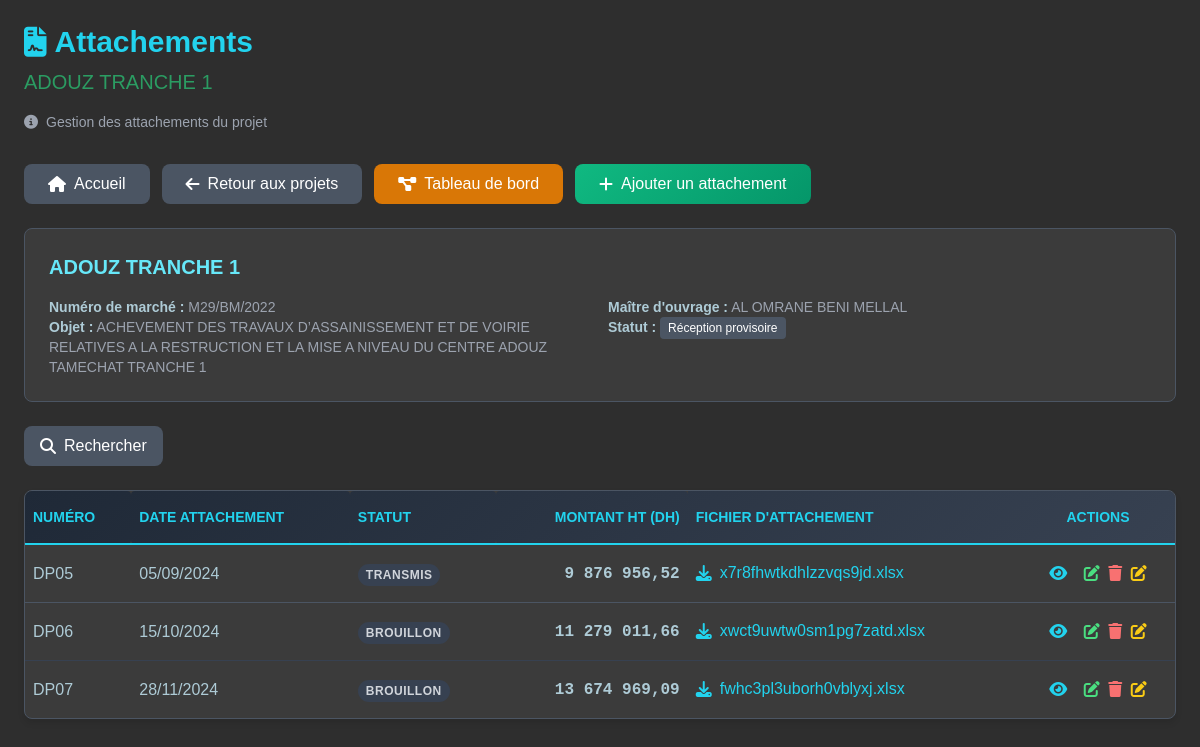
The page /projet/11/attachements/ (signed in) on the database as committed earlier.
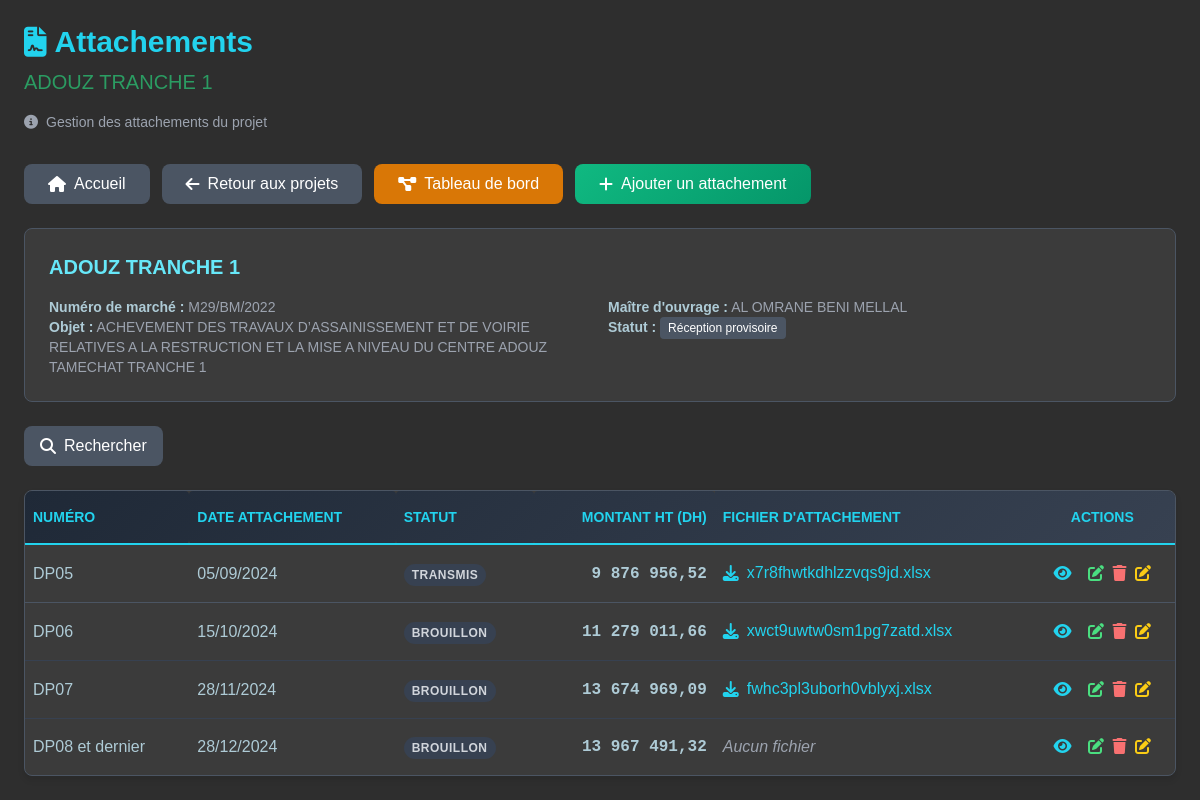
The same page on the database as committed later.
### projets/models.py (models this page shows, shortened)
class Attachement(models.Model):
    STATUT_ATTACHEMENT = [
        ('BROUILLON', 'Brouillon'),
        ('SIGNE', 'Signé'),
        ('TRANSMIS', 'Transmis'),
        ('VALIDE', 'Validé'),
        ('REFUSE', 'Refusé'),
        ('MODIFIE', 'Modifié'),
    ]
    projet = models.ForeignKey('Projet', on_delete=models.CASCADE, related_name='attachements')
    numero = models.CharField(max_length=20, verbose_name="Numéro d'attachement")
    date_etablissement = models.DateField(verbose_name="Date d'établissement")
    date_debut_periode = models.DateField(verbose_name="Date début période")
    date_fin_periode = models.DateField(verbose_name="Date fin période")
    statut = models.CharField(max_length=15, choices=STATUT_ATTACHEMENT, default='BROUILLON')
    observations = models.TextField(blank=True, verbose_name="Observations")
    if getattr(settings, 'USE_CLOUDINARY', False):
        from cloudinary.models import CloudinaryField
        fichier = CloudinaryField('raw', folder='attachements', resource_type='raw', default=None, blank=True, null=True)
    else:
        fichier = models.FileField(upload_to='attachements/%Y/%m/', null=True, blank=True)
    original_filename = models.CharField(max_length=255, blank=True, verbose_name="Nom de fichier original")
    date_creation = models.DateTimeField(auto_now_add=True)
    class Meta:
        verbose_name = "Attachement"
        verbose_name_plural = "Attachements"
        ordering = ['-date_etablissement', '-numero']
    @property
    def get_file_name(self):
        if self.original_filename:
            return self.original_filename
        elif self.fichier:
            if getattr(settings, 'USE_CLOUDINARY', False):
                return self.__str__()
            return os.path.basename(self.fichier.name)
        return ""
    @property
    def total_montant_ht(self):
        return sum(ligne.montant_ligne_realise for ligne in self.lignes_attachement.all())

class LigneAttachement(models.Model):
    attachement = models.ForeignKey('Attachement', on_delete=models.CASCADE, related_name='lignes_attachement')
    ligne_lot = models.ForeignKey('LigneBordereau', on_delete=models.CASCADE, related_name='lignes_attachement')
    numero = models.CharField(_("N°"), max_length=20, null=True, blank=True)
    designation = models.TextField(_("Désignation"))
    unite = models.CharField(_("Unité"), max_length=10, null=True, blank=True)
    quantite_initiale = models.DecimalField(_("Quantité"), max_digits=10, decimal_places=2)
    prix_unitaire = models.DecimalField(_("Prix unitaire (DH)"), max_digits=12, decimal_places=2)
    quantite_realisee = models.DecimalField(max_digits=15, decimal_places=3, default=0, verbose_name="Quantité réalisée")
    quantite_cumulee = models.DecimalField(max_digits=15, decimal_places=3, default=0, verbose_name="Quantité cumulée")
    class Meta:
        verbose_name = "Ligne d'attachement"
        verbose_name_plural = "Lignes d'attachement"
        unique_together = ['attachement', 'ligne_lot']
    @property
    def montant_ligne_realise(self):
        return self.quantite_realisee * self.prix_unitaire

### projets/views/views.py (the view)
# urls.py: path('projet/<int:projet_id>/attachements/', views.liste_attachements, name='liste_attachements'),
@login_required
def liste_attachements(request, projet_id):
    projet = get_object_or_404(Projet, id=projet_id)
    attachements = Attachement.objects.filter(projet=projet).order_by('id')
    context = {
        'projet': projet,
        'attachements': attachements,
    }
    return render(request, 'projets/decomptes/liste_attachements.html', context)

### projets/templatetags/formatters.py (called while the page is built)
@register.filter
def format_quantity(value):
    try:
        number = float(value)
        return f"{number:,.2f}".replace(",", " ").replace(".", ",")
    except (ValueError, TypeError):
        return "0,00"

### projets/templates/projets/decomptes/liste_attachements.html (shortened to what the changed rows need)
<!DOCTYPE html>
<html lang="fr">
<head>
    {% load static %}
    {% load formatters %}
    <link rel="stylesheet" href="https://cdnjs.cloudflare.com/ajax/libs/font-awesome/6.4.0/css/all.min.css" />
    <script src="https://cdn.tailwindcss.com"></script>
</head>
<body class="p-6">
    <div class="max-w-6xl mx-auto">
        <div class="mb-8">
            <h1 class="text-3xl font-bold text-cyan-400 mb-2 flex items-center gap-2">
                <i class="fas fa-file-contract"></i>
                Attachements
            </h1>
            <h2 class="text-xl text-[#2B9C62]">{{ projet.nom }}</h2>
        </div>
        <div class="bg-[#3B3B3B] border border-[#4B5563] rounded-lg p-6 mb-6">
            <h2 class="text-xl font-semibold text-cyan-300 mb-4">{{ projet.nom }}</h2>
        </div>
        <div class="table-container">
            {% if attachements %}
            <div class="overflow-x-auto">
                <table class="min-w-full">
                    <thead class="table-header">
                        <tr>
                            <th class="px-2 py-4 text-left text-cyan-400 font-semibold uppercase text-sm sortable" data-sort="numero">
                                Numéro
                            </th>
                            <th class="px-2 py-4 text-left text-cyan-400 font-semibold uppercase text-sm sortable" data-sort="date">
                                Date Attachement
                            </th>
                            <th class="px-2 py-4 text-left text-cyan-400 font-semibold uppercase text-sm sortable" data-sort="statut">
                                Statut
                            </th>
                            <th class="px-2 py-4 text-right text-cyan-400 font-semibold uppercase text-sm sortable" data-sort="montant">
                                Montant HT (DH)
                            </th>
                            <th class="px-2 py-4 text-left text-cyan-400 font-semibold uppercase text-sm">
                                Fichier d'attachement
                            </th>
                            <th class="px-2 py-4 text-center text-cyan-400 font-semibold uppercase text-sm">
                                Actions
                            </th>
                        </tr>
                    </thead>
                    <tbody class="divide-y divide-gray-700">
                        {% for attachement in attachements %}
                        <tr class="table-row text-[#AECBD6]">
                            <td class="px-2 py-4 whitespace-nowrap font-medium">
                                {{ attachement.numero }}
                            </td>
                            <td class="px-2 py-4 whitespace-nowrap">
                                {{ attachement.date_fin_periode|date:"d/m/Y" }}
                            </td>
                            <td class="px-2 py-4 whitespace-nowrap">
                                <span class="statut-badge
                                    {% if attachement.statut == 'Validé' %}bg-green-900 text-green-300
                                    {% elif attachement.statut == 'En attente' %}bg-yellow-900 text-yellow-300
                                    {% elif attachement.statut == 'Rejeté' %}bg-red-900 text-red-300
                                    {% else %}bg-gray-700 text-gray-300{% endif %}">
                                    {{ attachement.statut }}
                                </span>
                            </td>
                            <td class="px-2 py-4 whitespace-nowrap montant-cell">
                                {{ attachement.total_montant_ht|format_quantity }}
                            </td>
                            <td class="px-2 py-4">
                                {% if attachement.fichier %}
                                <a href="{% url 'projets:download_document' 'Attachement' attachement.id %}?download=true"
                                class="text-cyan-400 hover:text-cyan-300 transition inline-flex items-center"
                                target="_blank">
                                    <i class="fa-solid fa-download mr-2"></i>
                                        <span class="truncate overflow-ellipsis overflow-hidden">
                                            {{ attachement.get_file_name }}
                                        </span>
                                </a>
                                {% else %}
                                    <span class="text-gray-400 italic">Aucun fichier</span>
                                {% endif %}
                            </td>
                            <td class="px-2 py-4 text-center space-x-1">
                                <a href="{% url 'projets:detail_attachement' attachement.id %}"
                                class="mr-2 text-cyan-400 hover:text-cyan-300 transition inline-flex items-center"
                                title="Voir le detail de cet attachement">
                                    <i class="fa-solid fa-eye"></i>
                                </a>
                                <a href="{% url 'projets:modifier_attachement' attachement.id %}"
                                   class="mr-1 text-green-400 hover:text-green-300 transition inline-flex items-center"
                                   title="Modifier cet attachement">
                                    <i class="fa-solid fa-edit"></i>
                                </a>
                                <button onclick="openDeleteModal({{ attachement.id }}, '{{ attachement.numero }}')"
                                      class="mr-1 text-red-400 hover:text-red-300 transition inline-flex items-center"
                                        title="Supprimer cet attachement">
                                    <i class="fa-solid fa-trash"></i>
                                </button>
                                {% if attachement.decompte %}
                                <a href="{% url 'projets:liste_decomptes' projet.id %}?from_attachements=true&attachement_id={{ attachement.id }}&action=modifier&modifier={{ attachement.decompte.id }}"
                                    class="mr-1 text-yellow-400 hover:text-yellow-300 transition inline-flex items-center"
                                    title="Modifier le décompte">
                                    <i class="fa-solid fa-edit"></i>
                                </a>
                                {% endif %}
                            </td>
                        </tr>
                        {% endfor %}
                    </tbody>
                </table>
            </div>
            {% endif %}
        </div>
    </div>
</body>
</html>

Rows that differ between the two databases and show on the page:
added Attachement: numero "DP08 et dernier", date_fin_periode "28/12/2024", statut "BROUILLON", total_montant_ht "13 967 491,32", shows "Aucun fichier"
